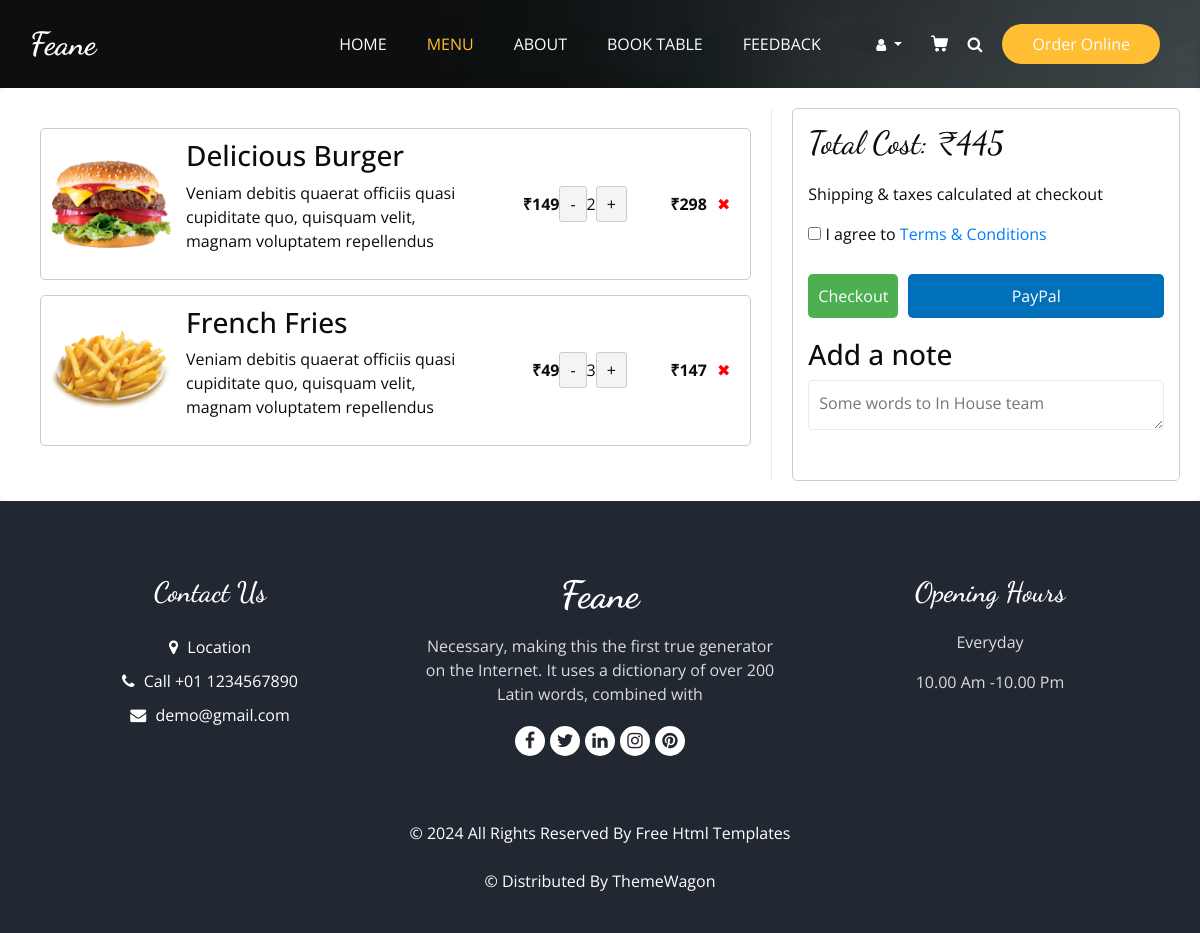
The app's page /updatecart (signed in) with its own data.
### website/models.py (models this page shows, shortened)
class Item (models.Model):
    item_name = models.CharField(max_length=50)
    description = models.CharField(max_length=100)
    price = models.IntegerField()
    category = models.ForeignKey(Category,related_name='item_category',on_delete=models.CASCADE)
    image = models.ImageField(upload_to='images' , blank=True,null=True)

### website/views.py (the view, shortened to what this page needs)
# urls.py: path('updatecart', views.updatecart, name='updatecart'),
@login_required
def updatecart(request):
    cart, _ = Cart.objects.get_or_create(user=request.user)
    def get_cart_items():
        cart_items = CartItem.objects.filter(cart=cart)
        return [
            {
                'id': item.product.id,
                'title':item.product.item_name,
                'image': item.product.image.url,
                'description': item.product.description,
                'quantity': item.quantity,
                'price': item.product.price,
                'total_price': item.quantity * item.product.price,
            } for item in cart_items
        ], sum(item.quantity * item.product.price for item in cart_items)
    if request.method == 'GET':
        items, total_cost = get_cart_items()
        return render(request, 'cart.html', {'items': items, 'total_cost': total_cost})
    return JsonResponse({'success': False, 'message': 'Invalid request'}, status=400)

### Template/cart.html (shortened to what this page needs)
{% extends 'base.html' %}
{% load static %}
{% block menu_status %}active{% endblock menu_status %}
{% block class %} class="sub_page" {% endblock class %}
{% block body %}
<div class="cart-container" id="cart-container" data-update-url="{% url 'updatecart' %}">
    <div class="cart-items">
        {% for item in items %}
            <div class="cart-item">
                <img src="{{ item.image }}" alt="" class="cart-item-image">
                <div class="cart-item-details">
                    <h3>{{ item.title }}</h3>
                    <p>{{ item.description }}</p>
                </div>
                <div class="cart-item-price">₹{{ item.price }}</div>
                <div class="cart-item-qty">
                    <button onclick="AddCartCard('remove', {{ item.id }}, 1)" class="qty-btn">-</button>
                    <span>{{ item.quantity }}</span>
                    <button onclick="AddCartCard('add', {{ item.id }}, 1)" class="qty-btn">+</button>
                </div>
                <div class="cart-item-total">₹{{ item.total_price }}</div>
                <button onclick="AddCartCard('delete', {{ item.id }})" class="remove-item">✖</button>
            </div>
        {% empty %}
            <p>Your cart is empty.</p>
        {% endfor %}
    </div>
    <div class="cart-summary">
        <h2 id="cart-total">Total Cost: ₹{{ total_cost }}</h2>
        <p>Shipping & taxes calculated at checkout</p>
        <label>
            <input type="checkbox" required>
            I agree to <a href="#">Terms & Conditions</a>
        </label>
        <div class="checkout-buttons">
            <form action="{% url 'checkout_session' %}" method="POST">
                <button type="submit" class="checkout">Checkout</button>
            </form>
            <button class="paypal">PayPal</button>
        </div>
        <div class="note-section">
            <h3>Add a note</h3>
            <textarea placeholder="Some words to In House team"></textarea>
        </div>
    </div>
</div>
{% endblock body %}

### Static/css/style.css (style rules this page uses)
body { font-family: "Open Sans", sans-serif; color: #0c0c0c; background-color: #ffffff; overflow-x: hidden; }
h1, h2 { font-family: 'Dancing Script', cursive; }
a, a:hover, a:focus { text-decoration: none; }
.cart-container { display: flex; background-color: #fff; border-radius: 8px; box-shadow: 0 0 10px rgba(0, 0, 0, 0.1); }
.cart-items { flex: 2; padding: 20px; border-right: 1px solid #eaeaea; }
.cart-item { display: flex; align-items: center; justify-content: space-between; margin-bottom: 20px; padding: 10px; border: 1px solid #eaeaea; border-radius: 4px; }
.cart-item-image { width: 60px; height: 60px; margin-right: 10px; }
.cart-item-details { flex: 1; }
.cart-item-price, .cart-item-total { width: 80px; text-align: right; }
.cart-item-qty { display: flex; align-items: center; }
.qty-btn { border: none; background-color: #f1f1f1; padding: 5px 10px; cursor: pointer; }
.remove-item { border: none; background-color: transparent; cursor: pointer; color: red; }
.cart-summary { flex: 1; padding: 20px; }
.cart-summary h2 { margin: 0 0 20px; }
.checkout-buttons { display: flex; justify-content: space-between; margin-top: 20px; }
.checkout, .paypal { padding: 10px 20px; border: none; border-radius: 4px; cursor: pointer; }
.checkout { background-color: #007bff; color: #fff; }
.paypal { background-color: #ffc439; }
.note-section { margin-top: 20px; }
.note-section textarea { width: 100%; height: 50px; border-radius: 4px; border: 1px solid #eaeaea; padding: 10px; }
.cart-container { display: flex; flex-direction: row; gap: 20px; padding: 20px; }
.cart-items { flex: 2; display: flex; flex-direction: column; }
.cart-item { display: flex; align-items: center; margin-bottom: 15px; border: 1px solid #ccc; padding: 10px; border-radius: 5px; }
.cart-item-image { width: 120px; height: auto; margin-right: 15px; }
.cart-item-price, .cart-item-total { font-weight: bold; }
.qty-btn { padding: 5px 10px; border: 1px solid #ccc; background-color: #f4f4f4; border-radius: 3px; cursor: pointer; }
.remove-item { padding: 5px 10px; border: none; cursor: pointer; color: red; background: none; }
.cart-summary { flex: 1; margin-top: 0; padding: 15px; border: 1px solid #ccc; border-radius: 5px; }
.checkout-buttons { display: flex; gap: 10px; }
.checkout, .paypal { padding: 10px; border-radius: 5px; border: none; cursor: pointer; width: 100%; }
.checkout { background-color: #4CAF50; color: #fff; }
.paypal { background-color: #0070BA; color: #fff; }

### records on screen
Item: title "Delicious Burger", description "Veniam debitis quaerat officiis quasi cupiditate quo, quisquam velit, magnam voluptatem repellendus"
Item: title "French Fries", description "Veniam debitis quaerat officiis quasi cupiditate quo, quisquam velit, magnam voluptatem repellendus"

### other values on screen
{{ item.price }} "149" "49"
{{ item.quantity }} "2" "3"
{{ item.total_price }} "298" "147"
{{ total_cost }} "445"
